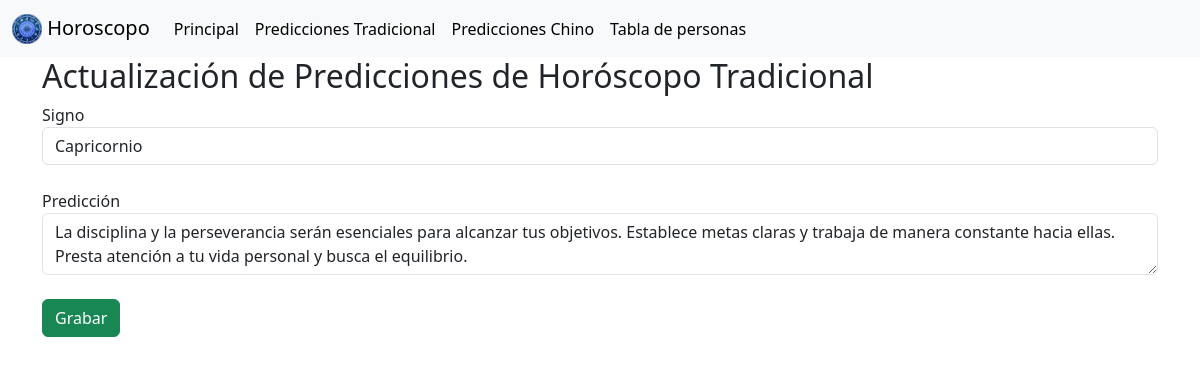
The page /actualizar_tradicional.php?id=1 on the database its author committed.
### tables this page shows
CREATE TABLE `zodiaco_tradicional` (
  `id` int(10) NOT NULL,
  `signo` varchar(100) NOT NULL,
  `prediccion` text NOT NULL
);

### funciones.php (called while the page is built, shortened)
<?php
function obtener_registroTradicional($servername, $username, $password, $dbname, $id)
{
    $conn = new mysqli($servername, $username, $password, $dbname);
    $sql = "SELECT id, signo, prediccion FROM zodiaco_tradicional WHERE id = " . $id;
    $result = $conn->query($sql);
    $registro = [];
    if ($result->num_rows > 0) {
        while ($row = $result->fetch_assoc()) {
            $registro = [
                "id" => $row["id"],
                "signo" => $row["signo"],
                "prediccion" => $row["prediccion"]
            ];
        }
    } else {
        echo "0 results";
    }
    return $registro;
}
?>

### actualizar_tradicional.php (the view, shortened to what this page needs)
<?php
include('header.php');
include_once("conexion.php");
include_once("funciones.php");
$registro = [];
if (isset($_GET["id"])) {
    $registro = obtener_registroTradicional($servername, $username, $password, $dbname, $_GET["id"]);
}
$signo = isset($registro["signo"]) ? $registro["signo"] : "";
$prediccion = isset($registro["prediccion"]) ? $registro["prediccion"] : "";
?>
<form method="post" action="actualizar_tradicional.php<?php echo isset($_GET["id"]) ? "?id=" . $_GET["id"] : ""; ?>">
    <div class="container">
        <h2>Actualización de Predicciones de Horóscopo Tradicional</h2>
        <label for="signo">Signo</label>
        <input required id="signo" class="form-control" name="signo" value="<?php echo $signo; ?>"><br>
        <label for="prediccion">Predicción</label>
        <textarea id="prediccion" class="form-control" name="prediccion"><?php echo $prediccion; ?></textarea><br>
        <input type="submit" value="Grabar" class="btn btn-success" name="grabar">
    </div>
</form>

### rows shown on the page
zodiaco_tradicional: signo "Capricornio", prediccion "La disciplina y la perseverancia serán esenciales para alcanzar tus objetivos. Establece metas claras y trabaja de manera constante hacia ellas. Presta atención a tu vida personal y busca el equilibrio."
